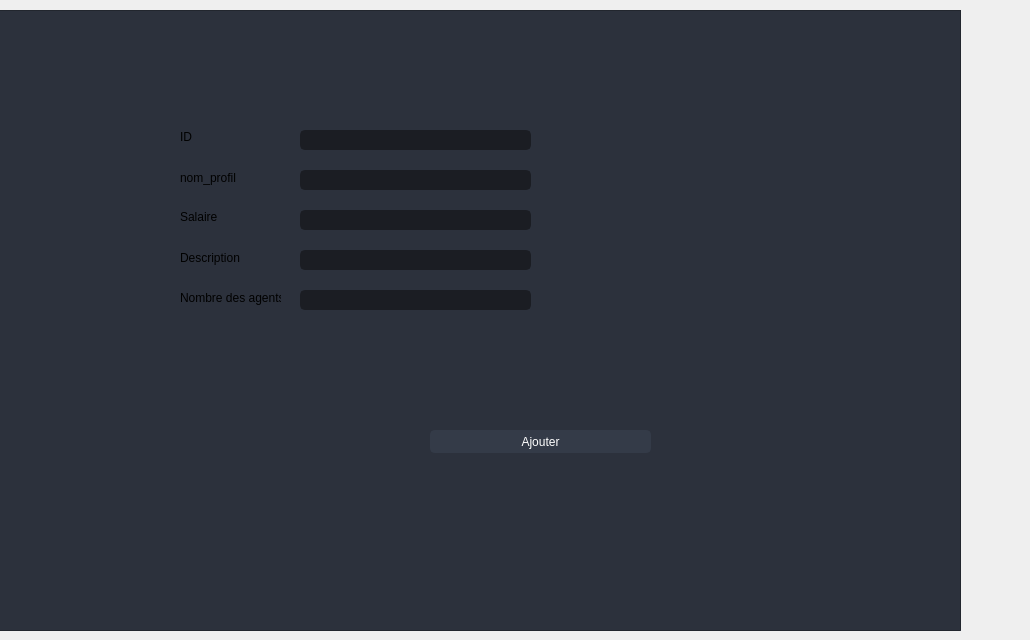
                    <widget class="QWidget" name="profil">
                     <attribute name="title">
                      <string>Ajouter profil</string>
                     </attribute>
                     <widget class="QFrame" name="frame_2">
                      <property name="geometry">
                       <rect>
                        <x>-60</x>
                        <y>10</y>
                        <width>1021</width>
                        <height>621</height>
                       </rect>
                      </property>
                      <property name="styleSheet">
                       <string notr="true">background-color: rgb(44, 49, 60);

</string>
                      </property>
                      <property name="frameShape">
                       <enum>QFrame::StyledPanel</enum>
                      </property>
                      <property name="frameShadow">
                       <enum>QFrame::Raised</enum>
                      </property>
                      <widget class="QLabel" name="label_9">
                       <property name="geometry">
                        <rect>
                         <x>240</x>
                         <y>120</y>
                         <width>47</width>
                         <height>14</height>
                        </rect>
                       </property>
                       <property name="text">
                        <string>ID</string>
                       </property>
                      </widget>
                      <widget class="QLabel" name="label_10">
                       <property name="geometry">
                        <rect>
                         <x>240</x>
                         <y>160</y>
                         <width>71</width>
                         <height>16</height>
                        </rect>
                       </property>
                       <property name="text">
                        <string>nom_profil</string>
                       </property>
                      </widget>
                      <widget class="QLabel" name="label_11">
                       <property name="geometry">
                        <rect>
                         <x>240</x>
                         <y>200</y>
                         <width>47</width>
                         <height>14</height>
                        </rect>
                       </property>
                       <property name="text">
                        <string>Salaire</string>
                       </property>
                      </widget>
                      <widget class="QLabel" name="label_12">
                       <property name="geometry">
                        <rect>
                         <x>240</x>
                         <y>240</y>
                         <width>81</width>
                         <height>16</height>
                        </rect>
                       </property>
                       <property name="text">
                        <string>Description</string>
                       </property>
                      </widget>
                      <widget class="QLabel" name="label_13">
                       <property name="geometry">
                        <rect>
                         <x>240</x>
                         <y>280</y>
                         <width>101</width>
                         <height>16</height>
                        </rect>
                       </property>
                       <property name="text">
                        <string>Nombre des agents</string>
                       </property>
                      </widget>
                      <widget class="QLineEdit" name="ID_0">
                       <property name="geometry">
                        <rect>
                         <x>360</x>
                         <y>120</y>
                         <width>231</width>
                         <height>20</height>
                        </rect>
                       </property>
                       <property name="styleSheet">
                        <string notr="true">QLineEdit {
	background-color: rgb(27, 29, 35);
	border-radius: 5px;
	border: 2px solid rgb(27, 29, 35);
	padding-left: 10px;
}
QLineEdit:hover {
	border: 2px solid rgb(64, 71, 88);
}
QLineEdit:focus {
	border: 2px solid rgb(91, 101, 124);
}</string>
                       </property>
                      </widget>
                      <widget class="QLineEdit" name="nom_profil_0">
                       <property name="geometry">
                        <rect>
                         <x>360</x>
                         <y>160</y>
                         <width>231</width>
                         <height>20</height>
                        </rect>
                       </property>
                       <property name="styleSheet">
                        <string notr="true">QLineEdit {
	background-color: rgb(27, 29, 35);
	border-radius: 5px;
	border: 2px solid rgb(27, 29, 35);
	padding-left: 10px;
}
QLineEdit:hover {
	border: 2px solid rgb(64, 71, 88);
}
QLineEdit:focus {
	border: 2px solid rgb(91, 101, 124);
}</string>
                       </property>
                      </widget>
                      <widget class="QLineEdit" name="salaire_0">
                       <property name="geometry">
                        <rect>
                         <x>360</x>
                         <y>200</y>
                         <width>231</width>
                         <height>20</height>
                        </rect>
                       </property>
                       <property name="styleSheet">
                        <string notr="true">QLineEdit {
	background-color: rgb(27, 29, 35);
	border-radius: 5px;
	border: 2px solid rgb(27, 29, 35);
	padding-left: 10px;
}
QLineEdit:hover {
	border: 2px solid rgb(64, 71, 88);
}
QLineEdit:focus {
	border: 2px solid rgb(91, 101, 124);
}</string>
                       </property>
                      </widget>
                      <widget class="QLineEdit" name="nb_0">
                       <property name="geometry">
                        <rect>
                         <x>360</x>
                         <y>280</y>
                         <width>231</width>
                         <height>20</height>
                        </rect>
                       </property>
                       <property name="styleSheet">
                        <string notr="true">QLineEdit {
	background-color: rgb(27, 29, 35);
	border-radius: 5px;
	border: 2px solid rgb(27, 29, 35);
	padding-left: 10px;
}
QLineEdit:hover {
	border: 2px solid rgb(64, 71, 88);
}
QLineEdit:focus {
	border: 2px solid rgb(91, 101, 124);
}</string>
                       </property>
                      </widget>
                      <widget class="QLineEdit" name="description_0">
                       <property name="geometry">
                        <rect>
                         <x>360</x>
                         <y>240</y>
                         <width>231</width>
                         <height>20</height>
                        </rect>
                       </property>
                       <property name="styleSheet">
                        <string notr="true">QLineEdit {
	background-color: rgb(27, 29, 35);
	border-radius: 5px;
	border: 2px solid rgb(27, 29, 35);
	padding-left: 10px;
}
QLineEdit:hover {
	border: 2px solid rgb(64, 71, 88);
}
QLineEdit:focus {
	border: 2px solid rgb(91, 101, 124);
}</string>
                       </property>
                      </widget>
                      <widget class="QPushButton" name="ajouter_profil">
                       <property name="geometry">
                        <rect>
                         <x>490</x>
                         <y>420</y>
                         <width>221</width>
                         <height>23</height>
                        </rect>
                       </property>
                       <property name="styleSheet">
                        <string notr="true">QPushButton {
	color: rgb(255, 255, 255);
	border: 2px solid rgb(52, 59, 72);
	font: 9pt &quot;Segoe UI&quot;;
	border-radius: 5px;	
	background-color: rgb(52, 59, 72);
}
QPushButton:hover {
	background-color: rgb(57, 65, 80);
	border: 2px solid rgb(61, 70, 86);
	background-image: url(:/16x16/icons/16x16/cil-library-add.png);
	background-position: right center;
    background-repeat: no-repeat;
}
QPushButton:pressed {	
	background-color: rgb(35, 40, 49);
	border: 2px solid rgb(43, 50, 61);
}</string>
                       </property>
                       <property name="text">
                        <string>Ajouter</string>
                       </property>
                      </widget>
                      <widget class="QLabel" name="p1">
                       <property name="geometry">
                        <rect>
                         <x>600</x>
                         <y>120</y>
                         <width>21</width>
                         <height>21</height>
                        </rect>
                       </property>
                       <property name="text">
                        <string/>
                       </property>
                      </widget>
                      <widget class="QLabel" name="p2">
                       <property name="geometry">
                        <rect>
                         <x>600</x>
                         <y>160</y>
                         <width>21</width>
                         <height>21</height>
                        </rect>
                       </property>
                       <property name="text">
                        <string/>
                       </property>
                      </widget>
                      <widget class="QLabel" name="p3">
                       <property name="geometry">
                        <rect>
                         <x>600</x>
                         <y>200</y>
                         <width>21</width>
                         <height>21</height>
                        </rect>
                       </property>
                       <property name="text">
                        <string/>
                       </property>
                      </widget>
                      <widget class="QLabel" name="p4">
                       <property name="geometry">
                        <rect>
                         <x>600</x>
                         <y>240</y>
                         <width>21</width>
                         <height>21</height>
                        </rect>
                       </property>
                       <property name="text">
                        <string/>
                       </property>
                      </widget>
                      <widget class="QLabel" name="p5">
                       <property name="geometry">
                        <rect>
                         <x>600</x>
                         <y>280</y>
                         <width>21</width>
                         <height>21</height>
                        </rect>
                       </property>
                       <property name="text">
                        <string/>
                       </property>
                      </widget>
                     </widget>
                    </widget>
